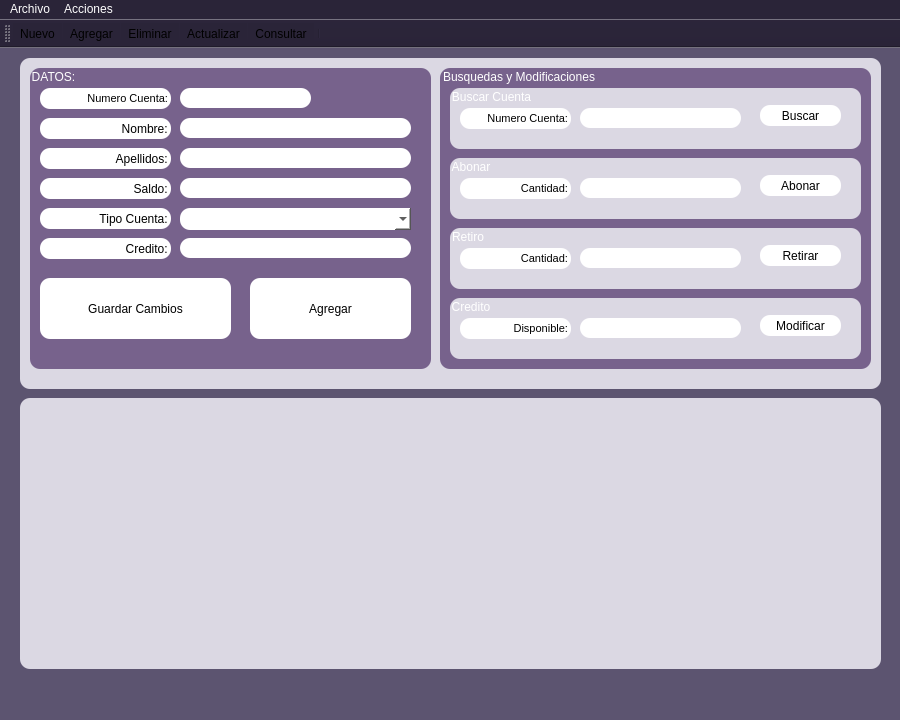
<?xml version="1.0" encoding="UTF-8"?>
<ui version="4.0">
 <class>MainWindow</class>
 <widget class="QMainWindow" name="MainWindow">
  <property name="geometry">
   <rect>
    <x>0</x>
    <y>0</y>
    <width>900</width>
    <height>720</height>
   </rect>
  </property>
  <property name="minimumSize">
   <size>
    <width>900</width>
    <height>720</height>
   </size>
  </property>
  <property name="maximumSize">
   <size>
    <width>900</width>
    <height>720</height>
   </size>
  </property>
  <property name="windowTitle">
   <string>Banco</string>
  </property>
  <property name="windowIcon">
   <iconset>
    <normaloff>../../MSC23_4_1_SEGUNDO_ANA/Recursos/user_24.png</normaloff>../../MSC23_4_1_SEGUNDO_ANA/Recursos/user_24.png</iconset>
  </property>
  <property name="styleSheet">
   <string notr="true">background-color:#5c5470;</string>
  </property>
  <property name="unifiedTitleAndToolBarOnMac">
   <bool>false</bool>
  </property>
  <widget class="QWidget" name="centralwidget">
   <widget class="QGroupBox" name="flsFormulario">
    <property name="geometry">
     <rect>
      <x>20</x>
      <y>10</y>
      <width>861</width>
      <height>331</height>
     </rect>
    </property>
    <property name="font">
     <font>
      <pointsize>10</pointsize>
     </font>
    </property>
    <property name="styleSheet">
     <string notr="true">background-color: #dbd8e3;
border-radius: 10px;</string>
    </property>
    <property name="title">
     <string/>
    </property>
    <property name="checkable">
     <bool>false</bool>
    </property>
    <widget class="QGroupBox" name="groupBox">
     <property name="geometry">
      <rect>
       <x>420</x>
       <y>10</y>
       <width>431</width>
       <height>301</height>
      </rect>
     </property>
     <property name="styleSheet">
      <string notr="true">background-color: rgb(119, 98, 140);
color: rgb(255, 255, 255);</string>
     </property>
     <property name="title">
      <string>Busquedas y Modificaciones</string>
     </property>
     <widget class="QGroupBox" name="groupBox_4">
      <property name="geometry">
       <rect>
        <x>10</x>
        <y>20</y>
        <width>411</width>
        <height>61</height>
       </rect>
      </property>
      <property name="styleSheet">
       <string notr="true">background-color: #dbd8e3;
border-radius: 10px;</string>
      </property>
      <property name="title">
       <string>Buscar Cuenta</string>
      </property>
      <widget class="QLabel" name="label_10">
       <property name="geometry">
        <rect>
         <x>10</x>
         <y>20</y>
         <width>111</width>
         <height>21</height>
        </rect>
       </property>
       <property name="font">
        <font>
         <pointsize>8</pointsize>
         <weight>50</weight>
         <bold>false</bold>
        </font>
       </property>
       <property name="styleSheet">
        <string notr="true">background-color: rgb(255, 255, 255);
Color: black;</string>
       </property>
       <property name="text">
        <string>Numero Cuenta: </string>
       </property>
       <property name="alignment">
        <set>Qt::AlignRight|Qt::AlignTrailing|Qt::AlignVCenter</set>
       </property>
      </widget>
      <widget class="QLineEdit" name="lneNoControlBuscar">
       <property name="geometry">
        <rect>
         <x>130</x>
         <y>20</y>
         <width>161</width>
         <height>20</height>
        </rect>
       </property>
       <property name="styleSheet">
        <string notr="true">border-color: rgb(0, 0, 0);
background-color: rgb(255, 255, 255);
color: black;</string>
       </property>
       <property name="maxLength">
        <number>8</number>
       </property>
      </widget>
      <widget class="QPushButton" name="psbBuscar">
       <property name="geometry">
        <rect>
         <x>310</x>
         <y>17</y>
         <width>81</width>
         <height>21</height>
        </rect>
       </property>
       <property name="styleSheet">
        <string notr="true">background-color: rgb(255, 255, 255);
Color: black;
</string>
       </property>
       <property name="text">
        <string>Buscar</string>
       </property>
      </widget>
     </widget>
     <widget class="QGroupBox" name="groupBox_5">
      <property name="geometry">
       <rect>
        <x>10</x>
        <y>90</y>
        <width>411</width>
        <height>61</height>
       </rect>
      </property>
      <property name="styleSheet">
       <string notr="true">background-color: #dbd8e3;
border-radius: 10px;</string>
      </property>
      <property name="title">
       <string>Abonar</string>
      </property>
      <widget class="QLabel" name="label_11">
       <property name="geometry">
        <rect>
         <x>10</x>
         <y>20</y>
         <width>111</width>
         <height>21</height>
        </rect>
       </property>
       <property name="font">
        <font>
         <pointsize>8</pointsize>
         <weight>50</weight>
         <bold>false</bold>
        </font>
       </property>
       <property name="styleSheet">
        <string notr="true">background-color: rgb(255, 255, 255);
Color: black;</string>
       </property>
       <property name="text">
        <string>Cantidad: </string>
       </property>
       <property name="alignment">
        <set>Qt::AlignRight|Qt::AlignTrailing|Qt::AlignVCenter</set>
       </property>
      </widget>
      <widget class="QLineEdit" name="lneAbono">
       <property name="geometry">
        <rect>
         <x>130</x>
         <y>20</y>
         <width>161</width>
         <height>20</height>
        </rect>
       </property>
       <property name="styleSheet">
        <string notr="true">border-color: rgb(0, 0, 0);
background-color: rgb(255, 255, 255);
color: black;</string>
       </property>
       <property name="maxLength">
        <number>8</number>
       </property>
      </widget>
      <widget class="QPushButton" name="psbAbonar">
       <property name="enabled">
        <bool>false</bool>
       </property>
       <property name="geometry">
        <rect>
         <x>310</x>
         <y>17</y>
         <width>81</width>
         <height>21</height>
        </rect>
       </property>
       <property name="styleSheet">
        <string notr="true">background-color: rgb(255, 255, 255);
Color: black;
</string>
       </property>
       <property name="text">
        <string>Abonar</string>
       </property>
      </widget>
     </widget>
     <widget class="QGroupBox" name="groupBox_6">
      <property name="geometry">
       <rect>
        <x>10</x>
        <y>160</y>
        <width>411</width>
        <height>61</height>
       </rect>
      </property>
      <property name="styleSheet">
       <string notr="true">background-color: #dbd8e3;
border-radius: 10px;</string>
      </property>
      <property name="title">
       <string>Retiro</string>
      </property>
      <widget class="QLabel" name="label_12">
       <property name="geometry">
        <rect>
         <x>10</x>
         <y>20</y>
         <width>111</width>
         <height>21</height>
        </rect>
       </property>
       <property name="font">
        <font>
         <pointsize>8</pointsize>
         <weight>50</weight>
         <bold>false</bold>
        </font>
       </property>
       <property name="styleSheet">
        <string notr="true">background-color: rgb(255, 255, 255);
Color: black;</string>
       </property>
       <property name="text">
        <string>Cantidad: </string>
       </property>
       <property name="alignment">
        <set>Qt::AlignRight|Qt::AlignTrailing|Qt::AlignVCenter</set>
       </property>
      </widget>
      <widget class="QLineEdit" name="lneRetirar">
       <property name="geometry">
        <rect>
         <x>130</x>
         <y>20</y>
         <width>161</width>
         <height>20</height>
        </rect>
       </property>
       <property name="styleSheet">
        <string notr="true">border-color: rgb(0, 0, 0);
background-color: rgb(255, 255, 255);
color: black;</string>
       </property>
       <property name="maxLength">
        <number>8</number>
       </property>
      </widget>
      <widget class="QPushButton" name="psbRetirar">
       <property name="enabled">
        <bool>false</bool>
       </property>
       <property name="geometry">
        <rect>
         <x>310</x>
         <y>17</y>
         <width>81</width>
         <height>21</height>
        </rect>
       </property>
       <property name="styleSheet">
        <string notr="true">background-color: rgb(255, 255, 255);
Color: black;
</string>
       </property>
       <property name="text">
        <string>Retirar</string>
       </property>
      </widget>
     </widget>
     <widget class="QGroupBox" name="groupBox_7">
      <property name="geometry">
       <rect>
        <x>10</x>
        <y>230</y>
        <width>411</width>
        <height>61</height>
       </rect>
      </property>
      <property name="styleSheet">
       <string notr="true">background-color: #dbd8e3;
border-radius: 10px;</string>
      </property>
      <property name="title">
       <string>Credito</string>
      </property>
      <widget class="QLabel" name="label_13">
       <property name="geometry">
        <rect>
         <x>10</x>
         <y>20</y>
         <width>111</width>
         <height>21</height>
        </rect>
       </property>
       <property name="font">
        <font>
         <pointsize>8</pointsize>
         <weight>50</weight>
         <bold>false</bold>
        </font>
       </property>
       <property name="styleSheet">
        <string notr="true">background-color: rgb(255, 255, 255);
Color: black;</string>
       </property>
       <property name="text">
        <string>Disponible: </string>
       </property>
       <property name="alignment">
        <set>Qt::AlignRight|Qt::AlignTrailing|Qt::AlignVCenter</set>
       </property>
      </widget>
      <widget class="QLineEdit" name="lneCreditoModificar">
       <property name="geometry">
        <rect>
         <x>130</x>
         <y>20</y>
         <width>161</width>
         <height>20</height>
        </rect>
       </property>
       <property name="styleSheet">
        <string notr="true">border-color: rgb(0, 0, 0);
background-color: rgb(255, 255, 255);
color: black;</string>
       </property>
       <property name="maxLength">
        <number>8</number>
       </property>
      </widget>
      <widget class="QPushButton" name="psbModificar">
       <property name="enabled">
        <bool>false</bool>
       </property>
       <property name="geometry">
        <rect>
         <x>310</x>
         <y>17</y>
         <width>81</width>
         <height>21</height>
        </rect>
       </property>
       <property name="styleSheet">
        <string notr="true">background-color: rgb(255, 255, 255);
Color: black;
</string>
       </property>
       <property name="text">
        <string>Modificar</string>
       </property>
      </widget>
     </widget>
    </widget>
    <widget class="QGroupBox" name="groupBox_2">
     <property name="geometry">
      <rect>
       <x>10</x>
       <y>10</y>
       <width>401</width>
       <height>301</height>
      </rect>
     </property>
     <property name="styleSheet">
      <string notr="true">background-color: rgb(119, 98, 140);
color: rgb(255, 255, 255);</string>
     </property>
     <property name="title">
      <string>DATOS:</string>
     </property>
     <widget class="QLabel" name="label_4">
      <property name="geometry">
       <rect>
        <x>10</x>
        <y>170</y>
        <width>131</width>
        <height>21</height>
       </rect>
      </property>
      <property name="styleSheet">
       <string notr="true">background-color: rgb(255, 255, 255);
Color: black;
</string>
      </property>
      <property name="text">
       <string>Credito: </string>
      </property>
      <property name="alignment">
       <set>Qt::AlignRight|Qt::AlignTrailing|Qt::AlignVCenter</set>
      </property>
     </widget>
     <widget class="QLineEdit" name="lneCredito">
      <property name="geometry">
       <rect>
        <x>150</x>
        <y>170</y>
        <width>231</width>
        <height>20</height>
       </rect>
      </property>
      <property name="styleSheet">
       <string notr="true">border-color: rgb(0, 0, 0);
background-color: rgb(255, 255, 255);
color: black;</string>
      </property>
     </widget>
     <widget class="QLabel" name="label_3">
      <property name="geometry">
       <rect>
        <x>10</x>
        <y>80</y>
        <width>131</width>
        <height>21</height>
       </rect>
      </property>
      <property name="styleSheet">
       <string notr="true">background-color: rgb(255, 255, 255);
Color: black;</string>
      </property>
      <property name="text">
       <string>Apellidos: </string>
      </property>
      <property name="alignment">
       <set>Qt::AlignRight|Qt::AlignTrailing|Qt::AlignVCenter</set>
      </property>
     </widget>
     <widget class="QLineEdit" name="lneApellidos">
      <property name="geometry">
       <rect>
        <x>150</x>
        <y>80</y>
        <width>231</width>
        <height>20</height>
       </rect>
      </property>
      <property name="styleSheet">
       <string notr="true">border-color: rgb(0, 0, 0);
background-color: rgb(255, 255, 255);
color: black;</string>
      </property>
     </widget>
     <widget class="QLabel" name="label_2">
      <property name="geometry">
       <rect>
        <x>10</x>
        <y>50</y>
        <width>131</width>
        <height>21</height>
       </rect>
      </property>
      <property name="styleSheet">
       <string notr="true">background-color: rgb(255, 255, 255);
Color: black;</string>
      </property>
      <property name="text">
       <string>Nombre: </string>
      </property>
      <property name="alignment">
       <set>Qt::AlignRight|Qt::AlignTrailing|Qt::AlignVCenter</set>
      </property>
     </widget>
     <widget class="QLineEdit" name="lneNombre">
      <property name="geometry">
       <rect>
        <x>150</x>
        <y>50</y>
        <width>231</width>
        <height>20</height>
       </rect>
      </property>
      <property name="styleSheet">
       <string notr="true">border-color: rgb(0, 0, 0);
background-color: rgb(255, 255, 255);
color: black;</string>
      </property>
      <property name="maxLength">
       <number>8</number>
      </property>
     </widget>
     <widget class="QLabel" name="label">
      <property name="geometry">
       <rect>
        <x>10</x>
        <y>20</y>
        <width>131</width>
        <height>21</height>
       </rect>
      </property>
      <property name="font">
       <font>
        <pointsize>8</pointsize>
        <weight>50</weight>
        <bold>false</bold>
       </font>
      </property>
      <property name="styleSheet">
       <string notr="true">background-color: rgb(255, 255, 255);
Color: black;</string>
      </property>
      <property name="text">
       <string>Numero Cuenta: </string>
      </property>
      <property name="alignment">
       <set>Qt::AlignRight|Qt::AlignTrailing|Qt::AlignVCenter</set>
      </property>
     </widget>
     <widget class="QLineEdit" name="lneNoCuenta">
      <property name="geometry">
       <rect>
        <x>150</x>
        <y>20</y>
        <width>131</width>
        <height>20</height>
       </rect>
      </property>
      <property name="styleSheet">
       <string notr="true">border-color: rgb(0, 0, 0);
background-color: rgb(255, 255, 255);
color: black;</string>
      </property>
      <property name="maxLength">
       <number>8</number>
      </property>
     </widget>
     <widget class="QComboBox" name="cmbTipoCuenta">
      <property name="geometry">
       <rect>
        <x>150</x>
        <y>140</y>
        <width>231</width>
        <height>22</height>
       </rect>
      </property>
      <property name="minimumSize">
       <size>
        <width>0</width>
        <height>0</height>
       </size>
      </property>
      <property name="styleSheet">
       <string notr="true">border-color: rgb(0, 0, 0);
background-color: rgb(255, 255, 255);
color: black;</string>
      </property>
     </widget>
     <widget class="QLabel" name="label_5">
      <property name="geometry">
       <rect>
        <x>10</x>
        <y>140</y>
        <width>131</width>
        <height>21</height>
       </rect>
      </property>
      <property name="styleSheet">
       <string notr="true">background-color: rgb(255, 255, 255);
Color: black;
</string>
      </property>
      <property name="text">
       <string>Tipo Cuenta: </string>
      </property>
      <property name="alignment">
       <set>Qt::AlignRight|Qt::AlignTrailing|Qt::AlignVCenter</set>
      </property>
     </widget>
     <widget class="QPushButton" name="psbAgregar">
      <property name="geometry">
       <rect>
        <x>220</x>
        <y>210</y>
        <width>161</width>
        <height>61</height>
       </rect>
      </property>
      <property name="styleSheet">
       <string notr="true">background-color: rgb(255, 255, 255);
Color: black;
</string>
      </property>
      <property name="text">
       <string>Agregar</string>
      </property>
     </widget>
     <widget class="QLabel" name="label_6">
      <property name="geometry">
       <rect>
        <x>10</x>
        <y>110</y>
        <width>131</width>
        <height>21</height>
       </rect>
      </property>
      <property name="styleSheet">
       <string notr="true">background-color: rgb(255, 255, 255);
Color: black;
</string>
      </property>
      <property name="text">
       <string>Saldo: </string>
      </property>
      <property name="alignment">
       <set>Qt::AlignRight|Qt::AlignTrailing|Qt::AlignVCenter</set>
      </property>
     </widget>
     <widget class="QLineEdit" name="lneSaldo">
      <property name="geometry">
       <rect>
        <x>150</x>
        <y>110</y>
        <width>231</width>
        <height>20</height>
       </rect>
      </property>
      <property name="styleSheet">
       <string notr="true">border-color: rgb(0, 0, 0);
background-color: rgb(255, 255, 255);
color: black;</string>
      </property>
     </widget>
     <widget class="QPushButton" name="psbAgregar_2">
      <property name="enabled">
       <bool>false</bool>
      </property>
      <property name="geometry">
       <rect>
        <x>10</x>
        <y>210</y>
        <width>191</width>
        <height>61</height>
       </rect>
      </property>
      <property name="styleSheet">
       <string notr="true">background-color: rgb(255, 255, 255);
Color: black;
</string>
      </property>
      <property name="text">
       <string>Guardar Cambios</string>
      </property>
     </widget>
    </widget>
   </widget>
   <widget class="QTableView" name="tblClientes">
    <property name="geometry">
     <rect>
      <x>20</x>
      <y>350</y>
      <width>861</width>
      <height>271</height>
     </rect>
    </property>
    <property name="styleSheet">
     <string notr="true">background-color: #dbd8e3;
border-radius: 10px;</string>
    </property>
   </widget>
  </widget>
  <widget class="QMenuBar" name="menubar">
   <property name="geometry">
    <rect>
     <x>0</x>
     <y>0</y>
     <width>900</width>
     <height>26</height>
    </rect>
   </property>
   <property name="styleSheet">
    <string notr="true">background-color: rgb(42, 36, 56);
color: white;</string>
   </property>
   <widget class="QMenu" name="menuArchivo">
    <property name="styleSheet">
     <string notr="true">background-color: rgb(42, 36, 56);</string>
    </property>
    <property name="title">
     <string>Archivo</string>
    </property>
    <addaction name="actionNuevo_2"/>
    <addaction name="actionAgregar_2"/>
    <addaction name="actionEliminar_2"/>
    <addaction name="actionActualizar_2"/>
    <addaction name="separator"/>
    <addaction name="actionSalir"/>
   </widget>
   <widget class="QMenu" name="menuAcciones">
    <property name="title">
     <string>Acciones</string>
    </property>
   </widget>
   <addaction name="menuArchivo"/>
   <addaction name="menuAcciones"/>
  </widget>
  <widget class="QStatusBar" name="statusbar"/>
  <widget class="QToolBar" name="toolBar">
   <property name="windowTitle">
    <string>toolBar</string>
   </property>
   <property name="styleSheet">
    <string notr="true">background-color: rgb(42, 36, 56);</string>
   </property>
   <attribute name="toolBarArea">
    <enum>TopToolBarArea</enum>
   </attribute>
   <attribute name="toolBarBreak">
    <bool>false</bool>
   </attribute>
   <addaction name="actionNuevo"/>
   <addaction name="actionAgregar"/>
   <addaction name="actionEliminar"/>
   <addaction name="actionActualizar"/>
   <addaction name="actionConsultar"/>
   <addaction name="separator"/>
  </widget>
  <action name="actionSalir">
   <property name="icon">
    <iconset>
     <normaloff>../../MSC23_4_1_SEGUNDO_ANA/Recursos/log_out_24.png</normaloff>../../MSC23_4_1_SEGUNDO_ANA/Recursos/log_out_24.png</iconset>
   </property>
   <property name="text">
    <string>Salir</string>
   </property>
  </action>
  <action name="actionConsultar">
   <property name="icon">
    <iconset>
     <normaloff>iconos/icons8-buscar-cliente-30.png</normaloff>iconos/icons8-buscar-cliente-30.png</iconset>
   </property>
   <property name="text">
    <string>Consultar</string>
   </property>
  </action>
  <action name="actionNuevo">
   <property name="checkable">
    <bool>false</bool>
   </property>
   <property name="icon">
    <iconset>
     <normaloff>../../JimenezBarajas_ISC_4A_4_1/Recursos/new_24.png</normaloff>../../JimenezBarajas_ISC_4A_4_1/Recursos/new_24.png</iconset>
   </property>
   <property name="text">
    <string>Nuevo</string>
   </property>
  </action>
  <action name="actionAgregar">
   <property name="icon">
    <iconset>
     <normaloff>iconos/icons8-agregar-usuario-masculino-50.png</normaloff>iconos/icons8-agregar-usuario-masculino-50.png</iconset>
   </property>
   <property name="text">
    <string>Agregar</string>
   </property>
  </action>
  <action name="actionActualizar">
   <property name="icon">
    <iconset>
     <normaloff>iconos/icons8-refrescar-30.png</normaloff>iconos/icons8-refrescar-30.png</iconset>
   </property>
   <property name="text">
    <string>Actualizar</string>
   </property>
  </action>
  <action name="actionEliminar">
   <property name="icon">
    <iconset>
     <normaloff>iconos/icons8-eliminar-50.png</normaloff>iconos/icons8-eliminar-50.png</iconset>
   </property>
   <property name="text">
    <string>Eliminar</string>
   </property>
  </action>
  <action name="actionAyuda">
   <property name="icon">
    <iconset>
     <normaloff>../../JimenezBarajas_ISC_4A_4_1/Recursos/help_24.png</normaloff>../../JimenezBarajas_ISC_4A_4_1/Recursos/help_24.png</iconset>
   </property>
   <property name="text">
    <string>Ayuda</string>
   </property>
  </action>
  <action name="actionNuevo_2">
   <property name="icon">
    <iconset>
     <normaloff>../../JimenezBarajas_ISC_4A_4_1/Recursos/new_24.png</normaloff>../../JimenezBarajas_ISC_4A_4_1/Recursos/new_24.png</iconset>
   </property>
   <property name="text">
    <string>Nuevo</string>
   </property>
  </action>
  <action name="actionAgregar_2">
   <property name="icon">
    <iconset>
     <normaloff>iconos/icons8-agregar-usuario-masculino-50.png</normaloff>iconos/icons8-agregar-usuario-masculino-50.png</iconset>
   </property>
   <property name="text">
    <string>Agregar</string>
   </property>
  </action>
  <action name="actionEliminar_2">
   <property name="icon">
    <iconset>
     <normaloff>iconos/icons8-eliminar-50.png</normaloff>iconos/icons8-eliminar-50.png</iconset>
   </property>
   <property name="text">
    <string>Eliminar</string>
   </property>
  </action>
  <action name="actionActualizar_2">
   <property name="icon">
    <iconset>
     <normaloff>iconos/icons8-refrescar-30.png</normaloff>iconos/icons8-refrescar-30.png</iconset>
   </property>
   <property name="text">
    <string>Actualizar</string>
   </property>
  </action>
  <action name="actionConsultar_2">
   <property name="icon">
    <iconset>
     <normaloff>iconos/icons8-buscar-cliente-30.png</normaloff>iconos/icons8-buscar-cliente-30.png</iconset>
   </property>
   <property name="text">
    <string>Habilitar Busqueda</string>
   </property>
  </action>
 </widget>
 <tabstops>
  <tabstop>lneNoCuenta</tabstop>
  <tabstop>lneNombre</tabstop>
  <tabstop>lneApellidos</tabstop>
  <tabstop>lneCredito</tabstop>
  <tabstop>cmbTipoCuenta</tabstop>
  <tabstop>tblClientes</tabstop>
 </tabstops>
 <resources/>
 <connections/>
</ui>
